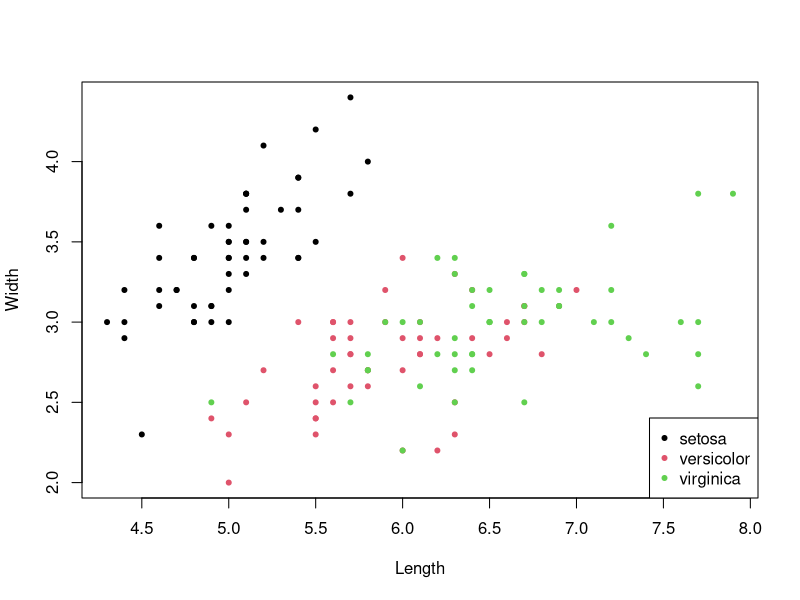

Recreate this plot in R.
## ---- chunk 1
knitr::opts_chunk$set(echo = TRUE)
data("iris")
## ---- chunk 2
summary(iris, results = 'asis')
## ---- chunk 3
llen <- iris$Sepal.Length
lwid <- iris$Sepal.Width
## ---- chunk 4
plot(llen, lwid, xlab = "Length", ylab = "Width",
  pch = 20, col = as.numeric(iris$Species))
legend("bottomright", legend = levels(iris$Species), col = 1:3, pch = 20)
## ---- chunk 5
llen <- iris$Petal.Length
lwid <- iris$Petal.Width
## ---- chunk 6

